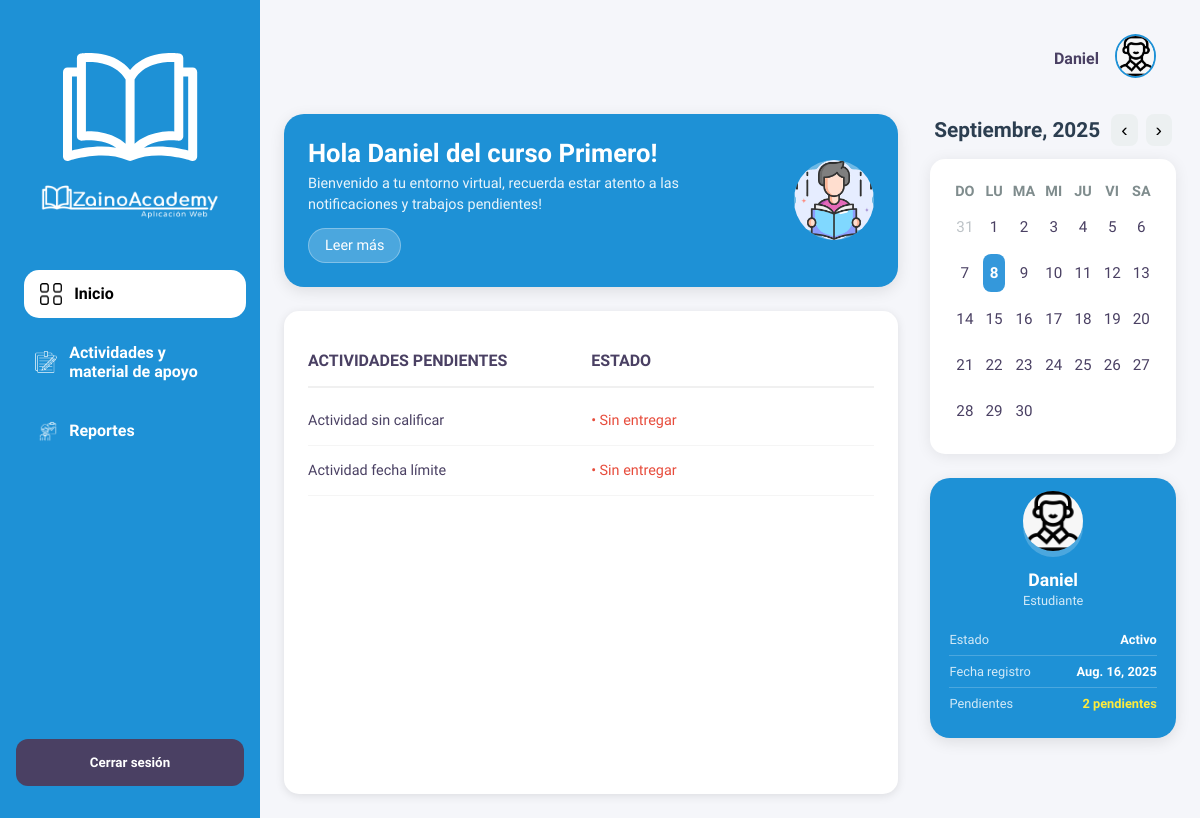
The app's page /estudiantes/ (signed in) with its own data.
### zainoAcademy_app/models.py (models this page shows, shortened)
class Usuario(models.Model):
    Us_id = models.AutoField(primary_key=True)
    Us_nombre = models.CharField(max_length=30)
    Us_contraseña = models.CharField(max_length=30)
    fecha_registro = models.DateField(auto_now_add=True)
    documento = models.CharField(max_length=30)
    GENERO_CHOICES = [
        ('masculino', 'Masculino'),
        ('femenino', 'Femenino'),
        ('otro', 'Otro'),
        ('prefiero_no_decir', 'Prefiero no decir'),
    ]
    genero = models.CharField(
        max_length=30,
        choices=GENERO_CHOICES,
        blank=False
    )
    correo = models.EmailField(unique=True)
    TipoUsuario = models.ForeignKey(TipoUsuario, on_delete=models.CASCADE)
    class Meta:
        db_table = 'usuario'

class Curso(models.Model):
    Cur_id = models.AutoField(primary_key=True)
    Cur_nombre = models.CharField(max_length=100)
    class Meta:
        db_table = 'curso'

class Actividad(models.Model):
    Act_id = models.AutoField(primary_key=True)
    Act_nombre = models.CharField(max_length=30)
    Act_descripcion = models.TextField()
    Act_fechaLimite = models.DateField()
    Act_comentario = models.CharField(max_length=100)
    Act_Archivo_Profesor = models.FileField(upload_to='archivos/profesores/', null=True, blank=True)
    Esta_Actividad = models.ForeignKey(Estado_Actividad, on_delete=models.CASCADE)
    Bol = models.ForeignKey(Boletin, on_delete=models.CASCADE)
    class Meta:
        db_table = 'actividad'

### zainoAcademy_app/views.py (the view)
# urls.py: path('estudiantes/', views.dashboard_estudiantes, name='dashboard_estudiantes'),
def dashboard_estudiantes(request):
    usuario = get_usuario_from_session(request)
    if not usuario:
        return redirect('login')
    estudiante = get_object_or_404(Estudiantes, Usuario_us=usuario)
    cursos = Estudiante_Curso.objects.filter(Est=estudiante).select_related('Cur')
    curso_nombre = cursos[0].Cur.Cur_nombre if cursos.exists() else "Sin curso"
    boletines_qs = Boletin.objects.filter(
        Cur_id__in=cursos.values_list("Cur_id", flat=True)
    )
    actividades_qs = Actividad.objects.filter(Bol__in=boletines_qs).distinct()
    pendientes = []
    hoy = timezone.now().date()
    for actividad in actividades_qs:
        if actividad.Act_fechaLimite >= hoy:
            entrega = Actividad_Entrega.objects.filter(Act=actividad, Est=estudiante).first()
            if not entrega or not entrega.archivos.exists():
                pendientes.append({
                    "actividad_obj": actividad,
                    "materia_obj": actividad.Bol.Mtr,
                    "periodo_obj": actividad.Bol.Per,
                    "estado": "Sin entregar"
                })
    pendientes_count = len(pendientes)
    return render(request, 'estudiantes/dashboard_estudiantes.html', {
        'usuario': usuario,
        'curso_nombre': curso_nombre,
        'pendientes': pendientes[:4],
        'pendientes_count': pendientes_count,
    })

### zainoAcademy_app/views.py (called while the page is built)
def get_usuario_from_session(request):
    usuario_id = request.session.get('usuario_id')
    if usuario_id:
        try:
            return Usuario.objects.get(Us_id=usuario_id)
        except Usuario.DoesNotExist:
            return None
    return None

### zainoAcademy_app/templates/estudiantes/dashboard_estudiantes.html (shortened to what this page needs)
<!DOCTYPE html>
{% load static %}
<html lang="es">
<head>
    <link rel="stylesheet" href="{% static 'css/estudiantes/dashboard_estudiantes.css' %}">
</head>
<body class="dashboard-page">
    <aside class="sidebar">
        <div class="logo">
            <a href="{% url 'dashboard_estudiantes' %}">
                <img src="{% static 'images/acudientes/Favicon.png' %}" alt="Logo Libro"/>
                <img src="{% static 'images/acudientes/LogoNormal-removebg-preview.png' %}" alt="Logo Zaino Academy" />
            </a>
        </div>
        <nav>
            <ul class="nav-list">
                <li>
                <a href="{% url 'dashboard_estudiantes' %}"
                    class="nav-item {% if request.resolver_match.url_name == 'dashboard_estudiantes' %}active{% endif %}">
                    <img src="{% static 'images/acudientes/inicio.png' %}" class="nav-icon" alt="Inicio"> Inicio
                </a>
                </li>
                <li>
                <a href="{% url 'consultar_periodos' %}"
                    class="nav-item {% if request.resolver_match.url_name == 'consultar_periodos' %}active{% endif %}">
                    <img src="{% static 'images/acudientes/actividades.png' %}" class="nav-icon" alt="Actividades"> Actividades y material de apoyo
                </a>
                </li>
                <li>
                <a href="{% url 'consultar_reportes' %}"
                    class="nav-item {% if request.resolver_match.url_name == 'consultar_reportes' %}active{% endif %}">
                    <img src="{% static 'images/acudientes/asistencia.png' %}" class="nav-icon" alt="Reportes"> Reportes
                </a>
                </li>
            </ul>
        </nav>
        <div class="logout-container">
            <form method="POST" action="{% url 'login' %}">
                <button type="button" class="logout-btn" onclick="openModal()">Cerrar sesión</button>
            </form>
        </div>
    </aside>
    <main class="main-content">
        <header class="page-header">
            <div class="header-container">
                <div class="header-icons">
                    <span class="user-name">{{ usuario.Us_nombre }}</span>
                    <a href="{% url 'ver_perfil_estudiantes' %}">
                        <img src="{% static 'images/acudientes/perfil.png' %}" class="user-avatar" alt="Perfil">
                    </a>
                </div>
            </div>
        </header>
        <div class="dashboard-content">
            <div class="left-column">
                <div class="greeting-card">
                    <div class="greeting-text">
                        <h2>Hola {{ usuario.Us_nombre }} del curso {{ curso_nombre }}!</h2>
                        <p>Bienvenido a tu entorno virtual, recuerda estar atento a las notificaciones y trabajos pendientes!</p>
                        <a href="{% url 'consultar_periodos' %}" class="btn-leer-mas">Leer más</a>
                    </div>
                    <div class="greeting-illustration">
                        <img src="{% static 'images/acudientes/lectura.png' %}" class="greeting-illustration" alt="Perfil">
                    </div>
                </div>
            <div class="notifications-section">
                <div class="notifications-table">
                    <div class="table-header">
                        <div class="col-header">Actividades Pendientes</div>
                        <div class="col-header">Estado</div>
                    </div>
                    {% if pendientes %}
                        {% for p in pendientes %}
                        <div class="table-row">
                            <div class="col-data activity-name"><a href="{% url 'subir_actividad_estudiante' p.periodo_obj.Per_id p.materia_obj.Mtr_id p.actividad_obj.Act_id %}">{{ p.actividad_obj.Act_nombre }}</a></div>
                            <div class="col-data status">• {{ p.estado }}</div>
                        </div>
                        {% endfor %}
                    {% else %}
                        <div class="table-row">
                            <div class="col-data activity-name" colspan="3">
                                No tienes actividades pendientes!
                            </div>
                        </div>
                    {% endif %}
                </div>
                </div>
            </div>
            <div class="right-column">
                <div class="calendar-section">
                    <div class="calendar-top">
                        <h4 id="calendar-month-year"></h4>
                        <div class="calendar-nav">
                            <button class="nav-btn prev-btn" onclick="changeMonth(-1)">‹</button>
                            <button class="nav-btn next-btn" onclick="changeMonth(1)">›</button>
                        </div>
                    </div>
                    <div class="calendar-widget">
                        <div class="calendar-grid" id="calendar-grid">
                        </div>
                    </div>
                </div>
                <div class="student-profile">
                    <div class="student-avatar">
                        <img src="{% static 'images/acudientes/perfil.png' %}" class="student-avatar"alt="Perfil">
                    </div>
                    <h4 class="student-name">{{ usuario.Us_nombre }}</h4>
                    <p class="student-role">Estudiante</p>
                    <div class="student-info">
                        <div class="info-row">
                            <span class="info-label">Estado</span>
                            <span class="info-value">Activo</span>
                        </div>
                        <div class="info-row">
                            <span class="info-label">Fecha registro</span>
                            <span class="info-value">{{ usuario.fecha_registro }}</span>
                        </div>
                        <div class="info-row">
                            <span class="info-label">Pendientes</span>
                            <span class="info-value pending-count">{{ pendientes_count }} pendientes</span>
                        </div>
                    </div>
                </div>
            </div>
        </div>
    </main>
</body>
</html>

### records on screen
Usuario: Us_nombre "Daniel", fecha_registro "Aug. 16, 2025"
Curso: Cur_nombre "Primero"
Actividad: actividad_obj.Act_nombre "Actividad sin calificar", estado "Sin entregar"
Actividad: actividad_obj.Act_nombre "Actividad fecha límite", estado "Sin entregar"

### other values on screen
{{ pendientes_count }} "2"
